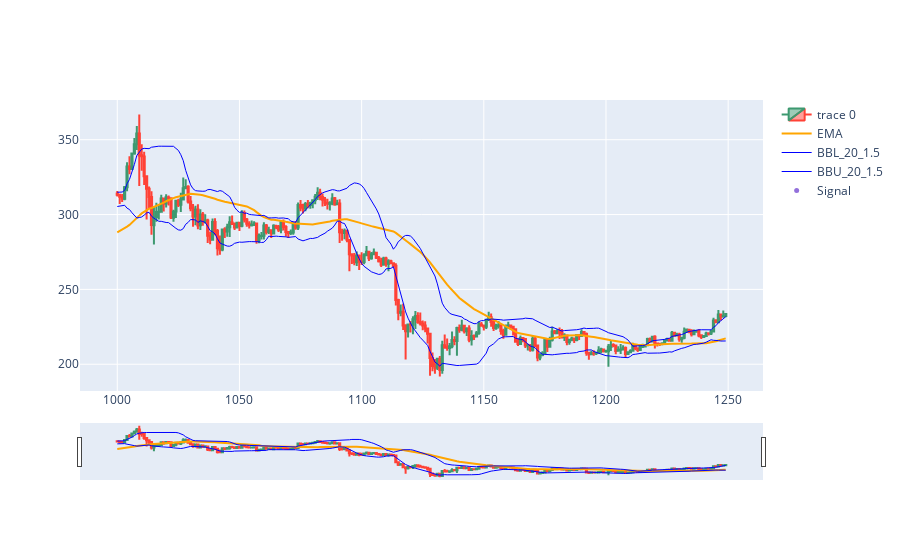

Notebook source saved alongside this figure:
### Code cell
import plotly.graph_objects as go
from plotly.subplots import make_subplots
from datetime import datetime

dfpl = dfSPY[1000:1250].copy()
#dfpl=dfpl.drop(columns=['level_0'])#!!!!!!!!!!
#dfpl.reset_index(inplace=True)
BBL = 'BBL_20_1.5'
BBU = 'BBU_20_1.5'
fig = go.Figure(data=[go.Candlestick(x=dfpl.index,
                open=dfpl['Open'],
                high=dfpl['High'],
                low=dfpl['Low'],
                close=dfpl['Close']),
                go.Scatter(x=dfpl.index, y=dfpl.EMA, line=dict(color='orange', width=2), name="EMA"),
                go.Scatter(x=dfpl.index, y=dfpl[BBL], line=dict(color='blue', width=1), name=BBL),
                go.Scatter(x=dfpl.index, y=dfpl[BBU], line=dict(color='blue', width=1), name=BBU)])

fig.add_scatter(x=dfpl.index, y=dfpl['pointposbreak'], mode="markers",
                marker=dict(size=5, color="MediumPurple"),
                name="Signal")
fig.show()

### Figure 1 — Plotly figure (JSON) as saved in the notebook; plotly's stock layout.template omitted (floating-point values rounded to 4 significant figures; data arrays with more than 128 entries replaced by an {"elided": "..."} marker saying what was removed)
{"data": [{"close": {"elided": "250 float values"}, "high": {"elided": "250 float values"}, "low": {"elided": "250 float values"}, "open": {"elided": "250 float values"}, "type": "candlestick", "x": {"elided": "250 int values"}}, {"line": {"color": "orange", "width": 2}, "name": "EMA", "type": "scatter", "x": {"elided": "250 int values"}, "y": {"elided": "250 float values"}}, {"line": {"color": "blue", "width": 1}, "name": "BBL_20_1.5", "type": "scatter", "x": {"elided": "250 int values"}, "y": {"elided": "250 float values"}}, {"line": {"color": "blue", "width": 1}, "name": "BBU_20_1.5", "type": "scatter", "x": {"elided": "250 int values"}, "y": {"elided": "250 float values"}}, {"marker": {"color": "MediumPurple", "size": 5}, "mode": "markers", "name": "Signal", "type": "scatter", "x": {"elided": "250 int values"}, "y": {"elided": "250 null values"}}], "layout": {}}
